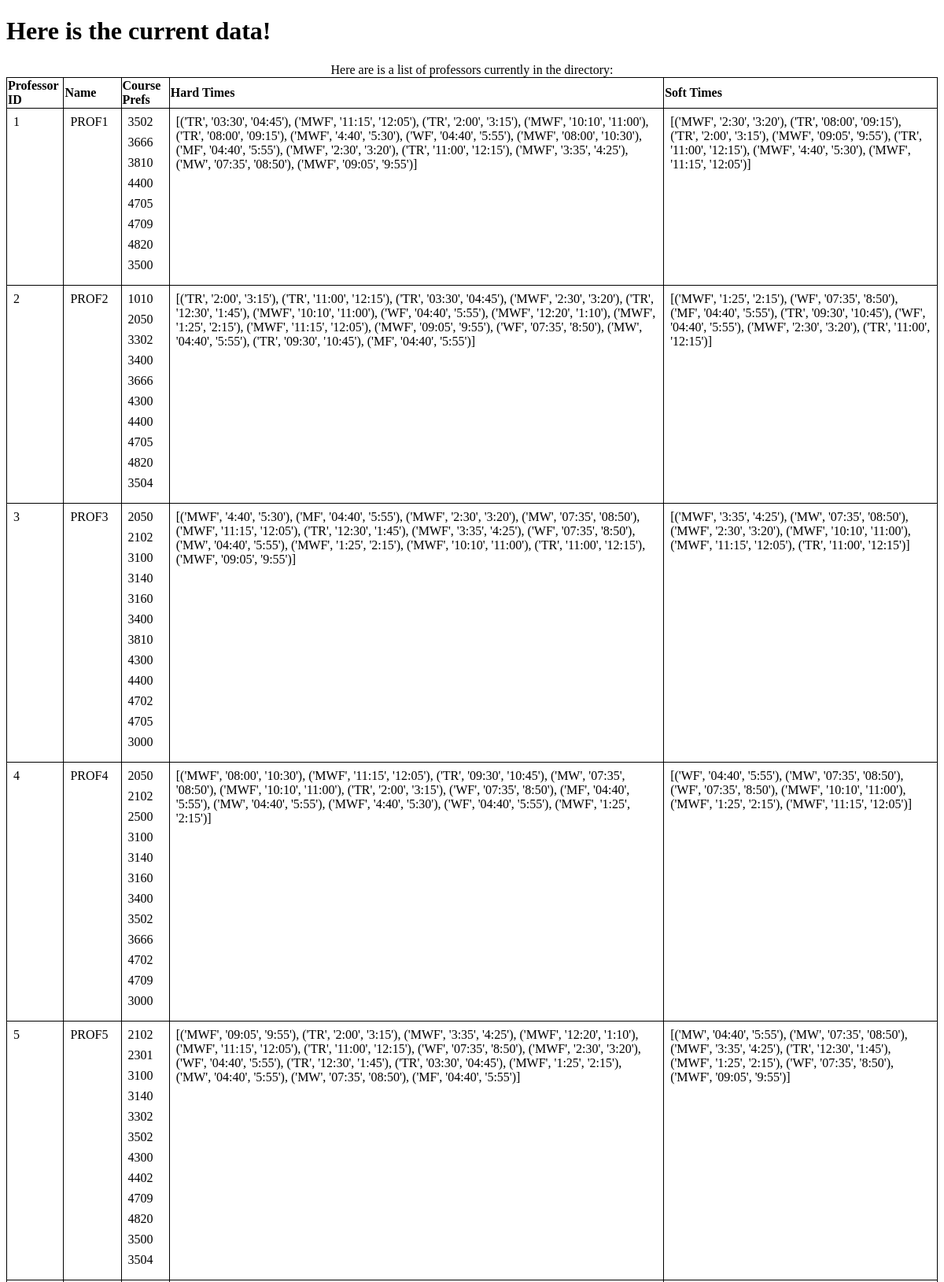
Page /curr_data/ (upper part) on the committed database.
### pages/models.py (models this page shows)
class Prof(models.Model):
    name = models.CharField(max_length = 100)
    courses = models.ManyToManyField(Course, verbose_name="list of eligible courses")
    hard_times = models.CharField(max_length = 500)
    soft_times =  models.CharField(max_length = 500)
    profID = models.CharField(max_length = 100)

class Course(models.Model):
    dept = models.CharField(max_length = 50)
    number = models.CharField(max_length = 50)
    name = models.CharField(max_length = 100)
    credits = models.CharField(max_length = 50)
    dependencies = models.ManyToManyField("self", verbose_name="list of dependencies")

### pages/views.py (the view)
# urls.py: path("curr_data/", currDataView, name="currData"),
def currDataView(request):
    profs = Prof.objects.all()
    for p in profs:
        p.hard_times = [p.hard_times]
        p.soft_times = [p.soft_times]
    courses= Course.objects.all()
    context = {"profs": profs, "courses": courses}
    return HttpResponse(render(request, 'curr_data.html', context=context))

### templates/curr_data.html (shortened to what this page needs)
<!DOCTYPE html>
<html>
<head>
    {% load static %}
    <link rel="stylesheet" type="text/css" href="{% static 'table_styles.css' %}" />
</head>
<body>
    <h1>
        Here is the current data! </h1>
    <div>
        <table>
            <caption>Here are is a list of professors currently in the directory:</caption>
            <thead>
                <tr>
                    <th>Professor ID</th>
                    <th>Name</th>
                    <th>Course Prefs</th>
                    <th>Hard Times</th>
                    <th>Soft Times</th>
                </tr>
            </thead>
            <tbody>
                {% for p in profs %}
                <tr>
                    <td>{{ p.profID }}</td>
                    <td>{{ p.name }}</td>
                <td>
                    <ul>
                        {% for c in p.courses.all %}
                        <li>{{ c.number }}</li>
                        {% endfor %}
                    </ul>
                </td>
                <td>
                    <ul>
                        {% for t in p.hard_times %}
                        <li>{{ t }}</li>
                        {% endfor %}
                    </ul>
                </td>
                <td>
                    <ul>
                        {% for t in p.soft_times %}
                        <li>{{ t }}</li>
                        {% endfor %}
                    </ul>
                </td>
            </tr>
                {% endfor %}
            </tbody>
        </table>
    </div>
</body>
</html>

### static/table_styles.css (style rules this page uses)
table { border-collapse: collapse; width: 100%; margin-bottom: 40px; border: 1px solid black; }
th { text-align: left; font-weight: bold; border: 1px solid black; }
td { padding: 8px; text-align: left; vertical-align: top; border: 1px solid black; }
ul { list-style-type: none; margin: 0; padding: 0; }
li { margin-bottom: 8px; }

### rows in the picture
Prof: profID "1", name "PROF1", hard_times "[('TR', '03:30', '04:45'), ('MWF', '11:15', '12:05'), ('TR', '2:00', '3:15'), ('MWF', '10:10', '11:00'), ('TR', '08:00', '09:15'), ('MWF', '4:40', '5:30'), ('WF', '04:40', '5:55'), ('MWF', '08:00', '10:30'), ('MF', '04:40', '5:55'), ('MWF', '2:30', '3:20'), ('TR', '11:00', '12:15'), ('MWF', '3:35', '4:25'), ('MW', '07:35', '08:50'), ('MWF', '09:05', '9:55')]", soft_times "[('MWF', '2:30', '3:20'), ('TR', '08:00', '09:15'), ('TR', '2:00', '3:15'), ('MWF', '09:05', '9:55'), ('TR', '11:00', '12:15'), ('MWF', '4:40', '5:30'), ('MWF', '11:15', '12:05')]"
Course: number "3502"
Course: number "3666"
Course: number "3810"
Course: number "4400"
Course: number "4705"
Course: number "4709"
Course: number "4820"
Course: number "3500"
Prof: profID "2", name "PROF2", hard_times "[('TR', '2:00', '3:15'), ('TR', '11:00', '12:15'), ('TR', '03:30', '04:45'), ('MWF', '2:30', '3:20'), ('TR', '12:30', '1:45'), ('MWF', '10:10', '11:00'), ('WF', '04:40', '5:55'), ('MWF', '12:20', '1:10'), ('MWF', '1:25', '2:15'), ('MWF', '11:15', '12:05'), ('MWF', '09:05', '9:55'), ('WF', '07:35', '8:50'), ('MW', '04:40', '5:55'), ('TR', '09:30', '10:45'), ('MF', '04:40', '5:55')]", soft_times "[('MWF', '1:25', '2:15'), ('WF', '07:35', '8:50'), ('MF', '04:40', '5:55'), ('TR', '09:30', '10:45'), ('WF', '04:40', '5:55'), ('MWF', '2:30', '3:20'), ('TR', '11:00', '12:15')]"
Course: number "1010"
Course: number "2050"
Course: number "3302"
Course: number "3400"
Course: number "4300"
Course: number "3504"
Prof: profID "3", name "PROF3", hard_times "[('MWF', '4:40', '5:30'), ('MF', '04:40', '5:55'), ('MWF', '2:30', '3:20'), ('MW', '07:35', '08:50'), ('MWF', '11:15', '12:05'), ('TR', '12:30', '1:45'), ('MWF', '3:35', '4:25'), ('WF', '07:35', '8:50'), ('MW', '04:40', '5:55'), ('MWF', '1:25', '2:15'), ('MWF', '10:10', '11:00'), ('TR', '11:00', '12:15'), ('MWF', '09:05', '9:55')]", soft_times "[('MWF', '3:35', '4:25'), ('MW', '07:35', '08:50'), ('MWF', '2:30', '3:20'), ('MWF', '10:10', '11:00'), ('MWF', '11:15', '12:05'), ('TR', '11:00', '12:15')]"
Course: number "2102"
Course: number "3100"
Course: number "3140"
Course: number "3160"
Course: number "4702"
Course: number "3000"
Prof: profID "4", name "PROF4", hard_times "[('MWF', '08:00', '10:30'), ('MWF', '11:15', '12:05'), ('TR', '09:30', '10:45'), ('MW', '07:35', '08:50'), ('MWF', '10:10', '11:00'), ('TR', '2:00', '3:15'), ('WF', '07:35', '8:50'), ('MF', '04:40', '5:55'), ('MW', '04:40', '5:55'), ('MWF', '4:40', '5:30'), ('WF', '04:40', '5:55'), ('MWF', '1:25', '2:15')]", soft_times "[('WF', '04:40', '5:55'), ('MW', '07:35', '08:50'), ('WF', '07:35', '8:50'), ('MWF', '10:10', '11:00'), ('MWF', '1:25', '2:15'), ('MWF', '11:15', '12:05')]"
Course: number "2500"
Prof: profID "5", name "PROF5", hard_times "[('MWF', '09:05', '9:55'), ('TR', '2:00', '3:15'), ('MWF', '3:35', '4:25'), ('MWF', '12:20', '1:10'), ('MWF', '11:15', '12:05'), ('TR', '11:00', '12:15'), ('WF', '07:35', '8:50'), ('MWF', '2:30', '3:20'), ('WF', '04:40', '5:55'), ('TR', '12:30', '1:45'), ('TR', '03:30', '04:45'), ('MWF', '1:25', '2:15'), ('MW', '04:40', '5:55'), ('MW', '07:35', '08:50'), ('MF', '04:40', '5:55')]", soft_times "[('MW', '04:40', '5:55'), ('MW', '07:35', '08:50'), ('MWF', '3:35', '4:25'), ('TR', '12:30', '1:45'), ('MWF', '1:25', '2:15'), ('WF', '07:35', '8:50'), ('MWF', '09:05', '9:55')]"
Course: number "2301"
Course: number "4402"
